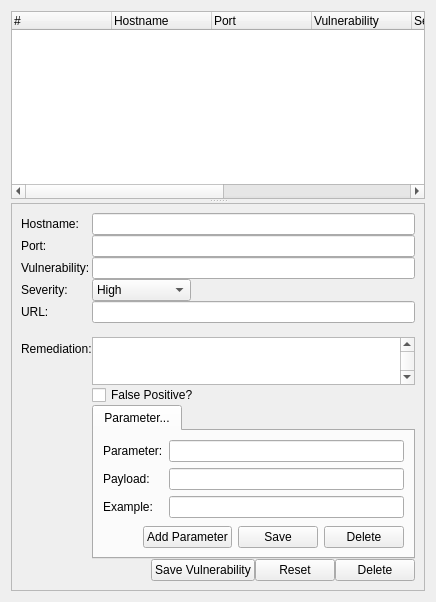
      <widget class="QWidget" name="tabMainVulnerabilities">
       <attribute name="title">
        <string>Vulnerabilities</string>
       </attribute>
       <layout class="QVBoxLayout" name="verticalLayout_25">
        <item>
         <widget class="QSplitter" name="splitter_14">
          <property name="orientation">
           <enum>Qt::Vertical</enum>
          </property>
          <widget class="QTreeWidget" name="treeWidgetVulnerabilities">
           <attribute name="headerStretchLastSection">
            <bool>true</bool>
           </attribute>
           <column>
            <property name="text">
             <string>#</string>
            </property>
           </column>
           <column>
            <property name="text">
             <string>Hostname</string>
            </property>
           </column>
           <column>
            <property name="text">
             <string>Port</string>
            </property>
           </column>
           <column>
            <property name="text">
             <string>Vulnerability</string>
            </property>
           </column>
           <column>
            <property name="text">
             <string>Severity</string>
            </property>
           </column>
           <column>
            <property name="text">
             <string>URL</string>
            </property>
           </column>
           <column>
            <property name="text">
             <string>False Positive?</string>
            </property>
           </column>
           <column>
            <property name="text">
             <string>Remediation</string>
            </property>
           </column>
          </widget>
          <widget class="QFrame" name="frame">
           <property name="sizePolicy">
            <sizepolicy hsizetype="Preferred" vsizetype="Minimum">
             <horstretch>0</horstretch>
             <verstretch>0</verstretch>
            </sizepolicy>
           </property>
           <property name="frameShape">
            <enum>QFrame::StyledPanel</enum>
           </property>
           <property name="frameShadow">
            <enum>QFrame::Raised</enum>
           </property>
           <layout class="QVBoxLayout" name="verticalLayout_24">
            <property name="spacing">
             <number>0</number>
            </property>
            <item>
             <layout class="QFormLayout" name="formLayout">
              <property name="sizeConstraint">
               <enum>QLayout::SetMinimumSize</enum>
              </property>
              <property name="fieldGrowthPolicy">
               <enum>QFormLayout::ExpandingFieldsGrow</enum>
              </property>
              <property name="verticalSpacing">
               <number>0</number>
              </property>
              <item row="0" column="0">
               <widget class="QLabel" name="label_4">
                <property name="text">
                 <string>Hostname:</string>
                </property>
               </widget>
              </item>
              <item row="0" column="1">
               <widget class="QLineEdit" name="editVulnerabilityHostname"/>
              </item>
              <item row="1" column="0">
               <widget class="QLabel" name="label_5">
                <property name="text">
                 <string>Port:</string>
                </property>
               </widget>
              </item>
              <item row="1" column="1">
               <widget class="QLineEdit" name="editVulnerabilityPort"/>
              </item>
              <item row="2" column="0">
               <widget class="QLabel" name="label_13">
                <property name="text">
                 <string>Vulnerability:</string>
                </property>
               </widget>
              </item>
              <item row="2" column="1">
               <widget class="QLineEdit" name="editVulnerabilityCategory"/>
              </item>
              <item row="3" column="0">
               <widget class="QLabel" name="label_6">
                <property name="text">
                 <string>Severity:</string>
                </property>
               </widget>
              </item>
              <item row="3" column="1">
               <widget class="QComboBox" name="comboBoxVulnerbalitySeverity">
                <item>
                 <property name="text">
                  <string>High</string>
                 </property>
                </item>
                <item>
                 <property name="text">
                  <string>Medium</string>
                 </property>
                </item>
                <item>
                 <property name="text">
                  <string>Low</string>
                 </property>
                </item>
                <item>
                 <property name="text">
                  <string>Informational</string>
                 </property>
                </item>
                <item>
                 <property name="text">
                  <string>Remediated</string>
                 </property>
                </item>
               </widget>
              </item>
              <item row="4" column="0">
               <widget class="QLabel" name="label_8">
                <property name="text">
                 <string>URL:</string>
                </property>
               </widget>
              </item>
              <item row="4" column="1">
               <widget class="QLineEdit" name="editVulnerabilityUrl"/>
              </item>
              <item row="7" column="0">
               <widget class="QLabel" name="label_7">
                <property name="text">
                 <string/>
                </property>
               </widget>
              </item>
              <item row="8" column="0">
               <widget class="QLabel" name="label_9">
                <property name="text">
                 <string>Remediation:</string>
                </property>
               </widget>
              </item>
              <item row="8" column="1">
               <widget class="QPlainTextEdit" name="editVulnerabilityRemediation">
                <property name="maximumSize">
                 <size>
                  <width>16777215</width>
                  <height>48</height>
                 </size>
                </property>
                <property name="verticalScrollBarPolicy">
                 <enum>Qt::ScrollBarAlwaysOn</enum>
                </property>
               </widget>
              </item>
              <item row="9" column="1">
               <widget class="QCheckBox" name="cbVulnerabilityFalsePositive">
                <property name="text">
                 <string>False Positive?</string>
                </property>
               </widget>
              </item>
              <item row="10" column="1">
               <widget class="QTabWidget" name="tabWidget">
                <property name="sizePolicy">
                 <sizepolicy hsizetype="Expanding" vsizetype="Minimum">
                  <horstretch>0</horstretch>
                  <verstretch>0</verstretch>
                 </sizepolicy>
                </property>
                <property name="currentIndex">
                 <number>0</number>
                </property>
                <widget class="QWidget" name="tab_14">
                 <attribute name="title">
                  <string>Parameter...</string>
                 </attribute>
                 <layout class="QVBoxLayout" name="verticalLayout_20">
                  <item>
                   <layout class="QFormLayout" name="formLayout_2">
                    <item row="0" column="0">
                     <widget class="QLabel" name="label_10">
                      <property name="text">
                       <string>Parameter:</string>
                      </property>
                     </widget>
                    </item>
                    <item row="0" column="1">
                     <widget class="QLineEdit" name="editVulnerabilityParameterName"/>
                    </item>
                    <item row="1" column="0">
                     <widget class="QLabel" name="label_11">
                      <property name="text">
                       <string>Payload:</string>
                      </property>
                     </widget>
                    </item>
                    <item row="2" column="0">
                     <widget class="QLabel" name="label_12">
                      <property name="text">
                       <string>Example:</string>
                      </property>
                     </widget>
                    </item>
                    <item row="1" column="1">
                     <widget class="QLineEdit" name="editVulnerabilityParameterPayload"/>
                    </item>
                    <item row="2" column="1">
                     <widget class="QLineEdit" name="editVulnerabilityParameterExample"/>
                    </item>
                   </layout>
                  </item>
                  <item>
                   <layout class="QHBoxLayout" name="horizontalLayout_14">
                    <item>
                     <spacer name="horizontalSpacer_5">
                      <property name="orientation">
                       <enum>Qt::Horizontal</enum>
                      </property>
                      <property name="sizeHint" stdset="0">
                       <size>
                        <width>40</width>
                        <height>20</height>
                       </size>
                      </property>
                     </spacer>
                    </item>
                    <item>
                     <widget class="QPushButton" name="pushButtonVulnerabilityAddParameter">
                      <property name="text">
                       <string>Add Parameter</string>
                      </property>
                     </widget>
                    </item>
                    <item>
                     <widget class="QPushButton" name="pushButtonVulnerabilitySaveParameter">
                      <property name="text">
                       <string>Save</string>
                      </property>
                     </widget>
                    </item>
                    <item>
                     <widget class="QPushButton" name="pushButtonVulnerabilityDeleteParameter">
                      <property name="text">
                       <string>Delete</string>
                      </property>
                     </widget>
                    </item>
                   </layout>
                  </item>
                 </layout>
                </widget>
               </widget>
              </item>
             </layout>
            </item>
            <item>
             <layout class="QHBoxLayout" name="horizontalLayout_12">
              <item>
               <spacer name="horizontalSpacer_4">
                <property name="orientation">
                 <enum>Qt::Horizontal</enum>
                </property>
                <property name="sizeHint" stdset="0">
                 <size>
                  <width>40</width>
                  <height>20</height>
                 </size>
                </property>
               </spacer>
              </item>
              <item>
               <widget class="QPushButton" name="pushButtonVulnerabilitySave">
                <property name="text">
                 <string>Save Vulnerability</string>
                </property>
               </widget>
              </item>
              <item>
               <widget class="QPushButton" name="pushButtonVulnerabilityReset">
                <property name="text">
                 <string>Reset</string>
                </property>
               </widget>
              </item>
              <item>
               <widget class="QPushButton" name="pushButtonVulnerabilityDelete">
                <property name="text">
                 <string>Delete</string>
                </property>
               </widget>
              </item>
             </layout>
            </item>
           </layout>
          </widget>
         </widget>
        </item>
       </layout>
      </widget>
